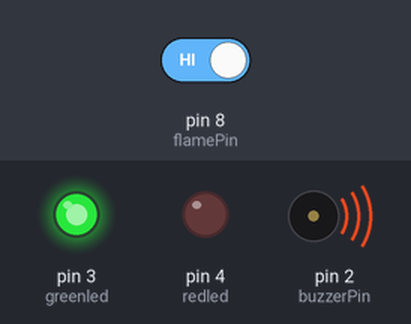
The sketch below on a simulated Arduino Uno, built with avr-gcc and run on an emulated ATmega328P. On the bench: output pins drawn as LEDs (lit = HIGH), buzzer (waves = sounding, pin HIGH). The test bench sets the inputs (shaded band); at power-on: pin 8 (flamePin) HIGH. What the sketch prints to the serial monitor is not drawn.

Above: at 1.4 s.
1.5 s: pin 8 (flamePin) driven LOW
At 2.6 s:
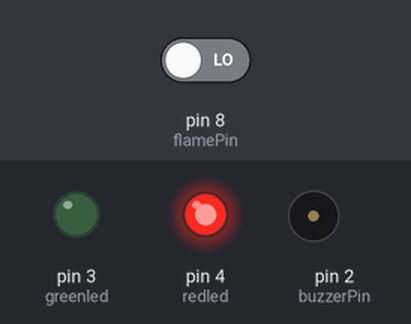
3.0 s: pin 8 (flamePin) driven HIGH
At 3.8 s:
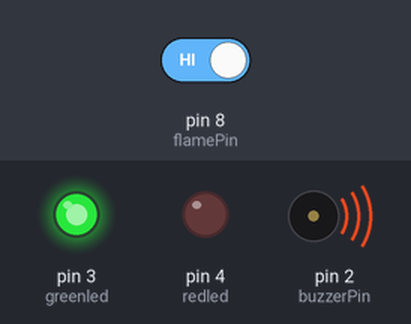
Timing chart, 0 to 6.0 s (numbered marks = the images above; inputs shaded):
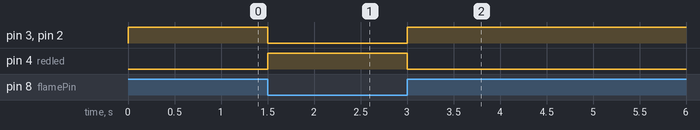

Measured:
- after the input at 1.5 s, pin 3 (greenled), pin 2 (buzzerPin): HIGH → LOW at once; pin 4 (redled): LOW → HIGH at once
- after the input at 3.0 s, pin 3 (greenled), pin 2 (buzzerPin): LOW → HIGH at once; pin 4 (redled): HIGH → LOW at once

The sketch:

sketch_dec27a.ino
```cpp
const int buzzerPin = 2;
const int flamePin = 8;
int Flame = HIGH;
int greenled = 3;
int redled = 4;

void setup()
{
  pinMode(buzzerPin, OUTPUT);
  pinMode(redled, OUTPUT);
  pinMode(greenled, OUTPUT);

  pinMode(flamePin, INPUT);
  Serial.begin(9600);
}

void loop()
{
  Flame = digitalRead(flamePin);
  if (Flame== LOW)
  {
    digitalWrite(buzzerPin, LOW);
    digitalWrite(redled, HIGH);
    digitalWrite(greenled, LOW);
    Serial.print(Flame);
       Serial.print("\t");
       Serial.print("\n");
   delay (300);
  }
  else
  {
    digitalWrite(buzzerPin, HIGH);
    digitalWrite(greenled, HIGH);
    digitalWrite(redled, LOW);
        Serial.print(Flame);
       delay (300);

  }
}
```
